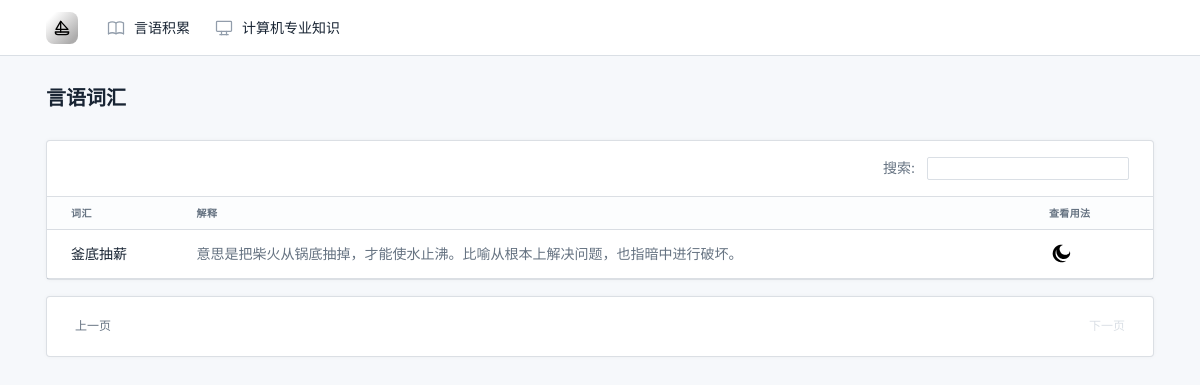
The app's page /language/list?page=3, older data.
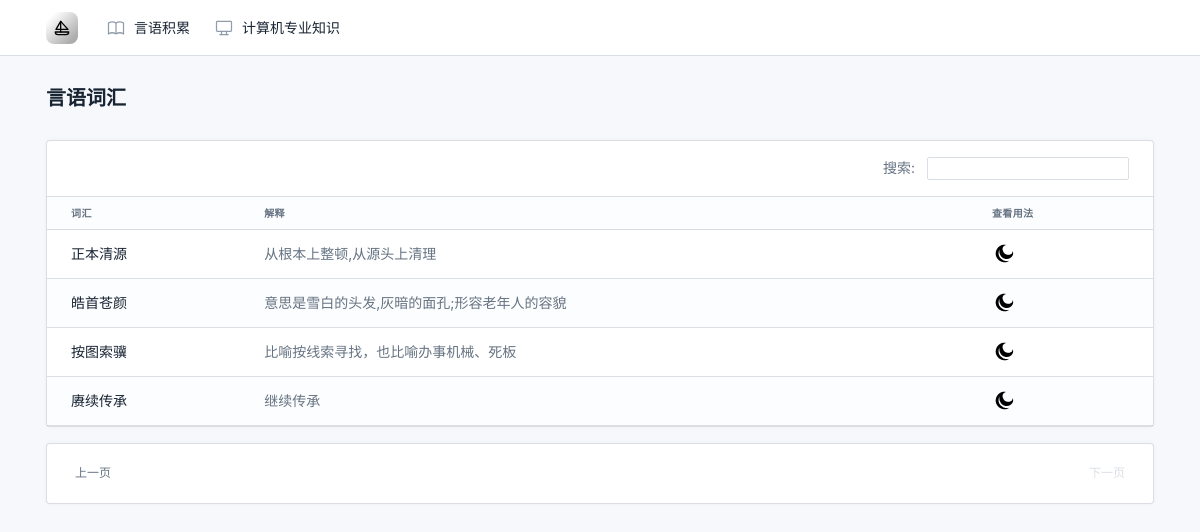
The same page, newer data.
### language/models.py (models this page shows)
class Language(models.Model):
    word = models.CharField(max_length=100, unique=True)
    expression = models.CharField(max_length=100)

### language/views.py (the view)
# urls.py: path('list', views.word_list, name='words'),
def word_list(request):
    query = request.GET.get('s')
    if query is None:
        words = Language.objects.all().order_by('id')
    else:
        words = Language.objects.filter(word__contains=query).order_by('id')
    per_page = 10
    paginator = Paginator(words, per_page)
    page_number = request.GET.get('page')
    page_obj = paginator.get_page(page_number)
    context = {
        'words': page_obj,
        'query': query,
    }
    return render(request, 'language.html', context)

### templates/language.html (shortened to what the changed rows need)
{% load static %}
<!DOCTYPE html>
<html lang="en">
<head>
    <link href="{% static 'css/tabler.min.css' %}" rel="stylesheet"/>
    <link href="{% static 'css/tabler-flags.min.css' %}" rel="stylesheet"/>
    <link href="{% static 'css/tabler-payments.min.css' %}" rel="stylesheet"/>
    <link href="{% static 'css/tabler-vendors.min.css' %}" rel="stylesheet"/>
</head>
<body>
{% include 'header.html' %}
<div class="page-wrapper">
    <div class="page-header d-print-none">
        <div class="container-xl">
            <div class="row g-2 align-items-center">
                <div class="col">
                    <h2 class="page-title">
                        言语词汇
                    </h2>
                </div>
            </div>
        </div>
    </div>
    <div class="page-body">
        <div class="container-xl">
            <div class="row row-cards">
                <div class="col-12">
                    <div class="card">
                        <div class="table-responsive">
                            <table class="table table-vcenter card-table table-striped">
                                <thead>
                                <tr>
                                    <th>词汇</th>
                                    <th>解释</th>
                                    <th>查看用法</th>
                                </tr>
                                </thead>
                                <tbody>
                                {% for word in words %}
                                    <tr>
                                        <td>{{ word.word }}</td>
                                        <td class="text-muted">
                                            {{ word.expression }}
                                        </td>
                                        <td class="text-muted"><a
                                                target="_blank"
                                                href="http://search.people.cn/s?keyword={{ word.word }}"
                                                class="text-reset">
                                        </a>
                                        </td>
                                    </tr>
                                {% endfor %}
                                </tbody>
                            </table>
                        </div>
                    </div>
                </div>
            </div>
        </div>
    </div>
</div>
</body>
</html>

Row changes from the older to the newer data that the page shows:
no longer on this page (row unchanged): Language: word "釜底抽薪", expression "意思是把柴火从锅底抽掉，才能使水止沸。比喻从根本上解决问题，也指暗中进行破坏。"
added Language: word "正本清源", expression "从根本上整顿,从源头上清理"
added Language: word "皓首苍颜", expression "意思是雪白的头发,灰暗的面孔;形容老年人的容貌"
added Language: word "按图索骥", expression "比喻按线索寻找，也比喻办事机械、死板"
added Language: word "赓续传承", expression "继续传承"
